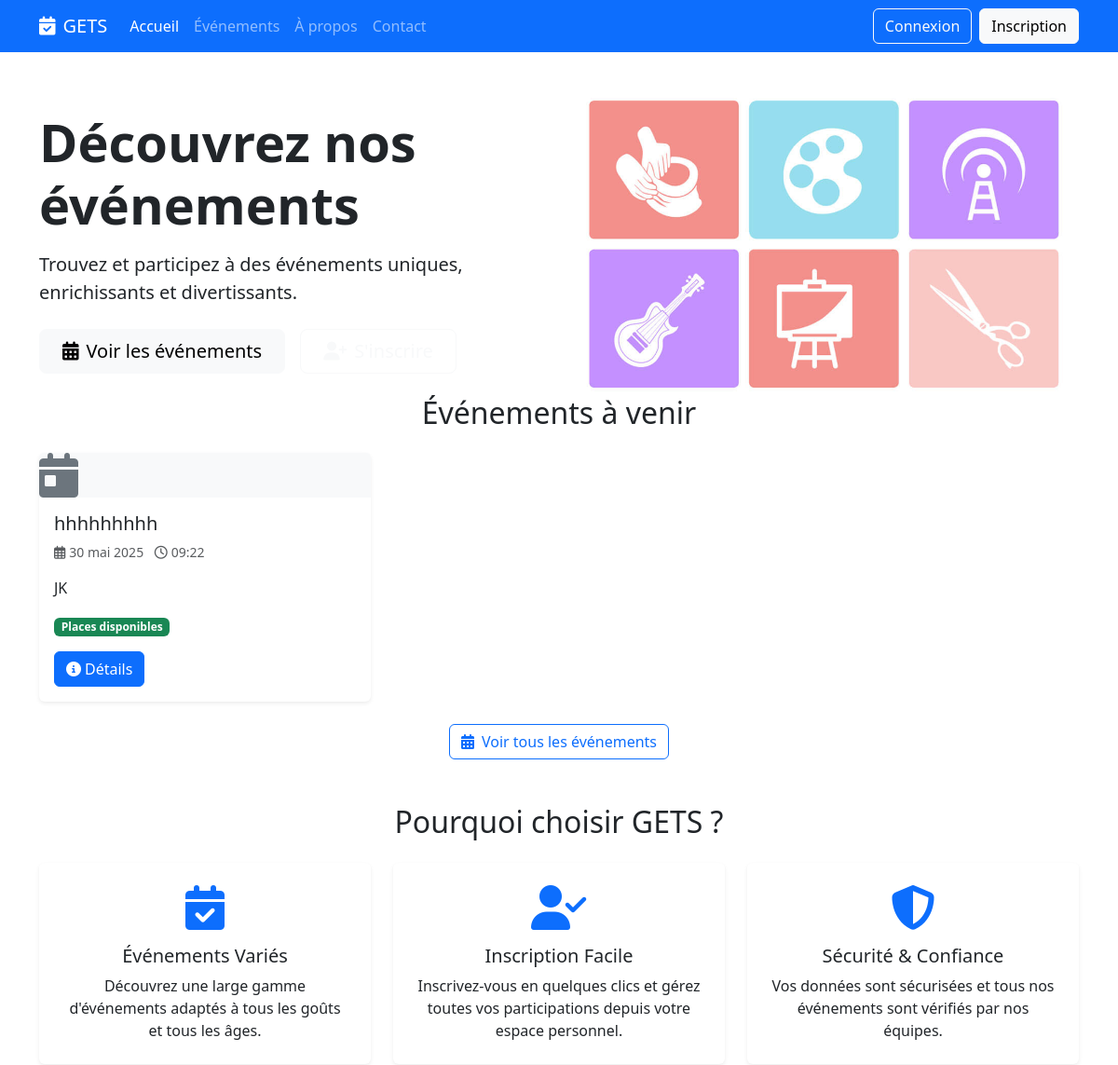
/ (upper part), run on an earlier commit of the app's database.
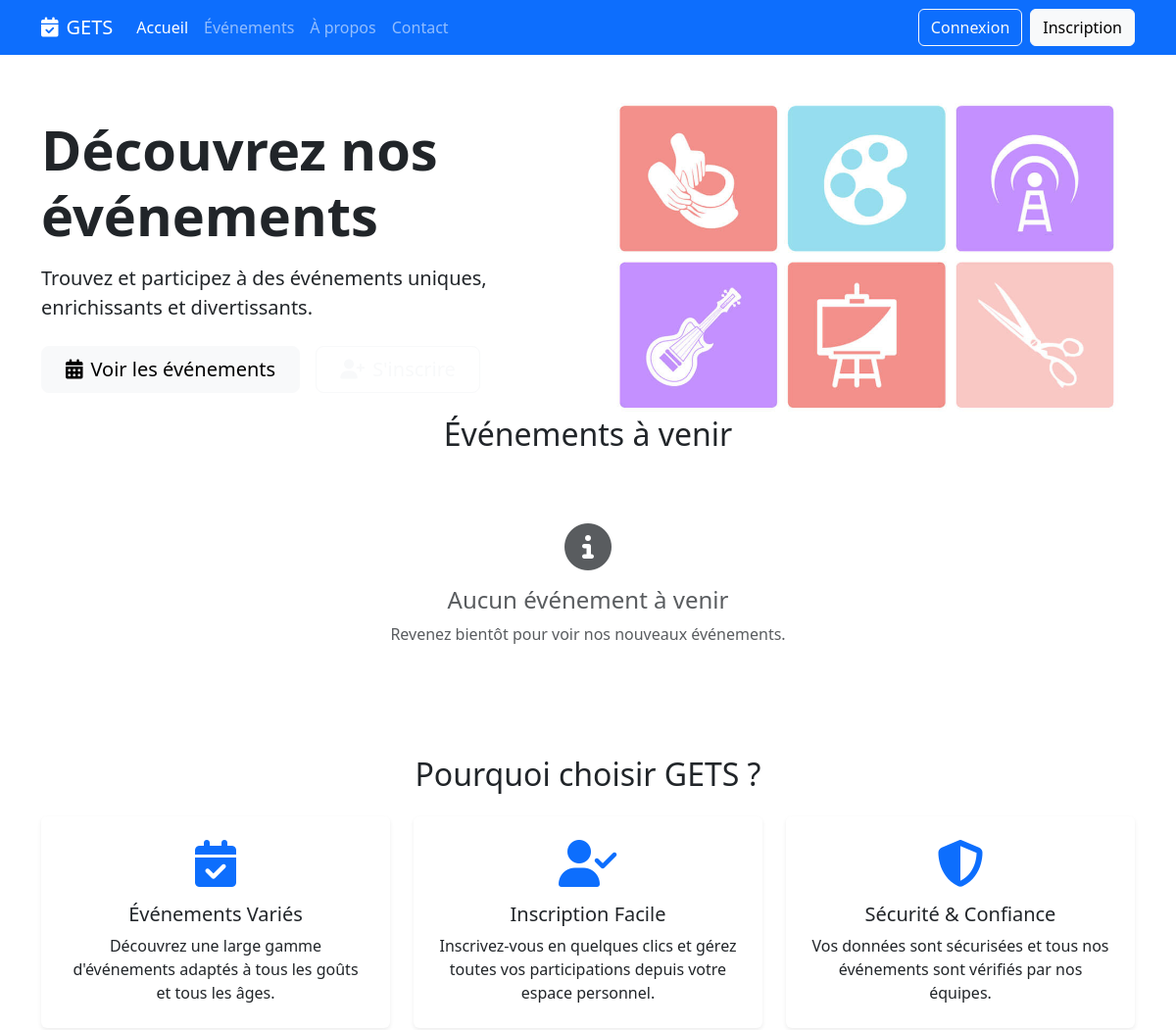
And on a later commit of the database.
### common/models.py (models this page shows, shortened)
class Activite(models.Model):
    nom = models.CharField(max_length=100)
    description = models.TextField(blank=True, null=True)
    duree = models.IntegerField(help_text="Durée en minutes")
    date_debut = models.DateTimeField()
    responsable = models.ForeignKey('Responsable', on_delete=models.SET_NULL, blank=True, null=True, related_name='activites')
    infrastructure = models.ForeignKey('Infrastructure', on_delete=models.SET_NULL, blank=True, null=True, related_name='activites')
    capacite_max = models.IntegerField(blank=True, null=True)
    animateurs = models.ManyToManyField('Animateur', through='ActiviteAnimateur', related_name='activites')
    materiels = models.ManyToManyField('Materiel', through='ActiviteMateriel', related_name='activites')
    created_by = models.ForeignKey('User', on_delete=models.SET_NULL, null=True, related_name='created_activites')
    class Meta:
        db_table = 'activite'
    def est_complete(self):
        if not self.capacite_max:
            return False
        return self.nombre_places_restantes() <= 0

### client_portal/views/home_views.py (the view)
# urls.py: path('', home_views.HomeView.as_view(), name='home'),
class HomeView(TemplateView):
    template_name = 'client_portal/home.html'
    def get_context_data(self, **kwargs):
        context = super().get_context_data(**kwargs)
        context['upcoming_activities'] = ActiviteService.get_upcoming_activites(6)
        return context

### common/services/activite_service.py (called while the page is built)
    @staticmethod
    def get_upcoming_activites(limit=None):
        activites = Activite.objects.filter(
            date_debut__gte=timezone.now()
        ).order_by('date_debut')
        if limit:
            activites = activites[:limit]
        return activites

### client_portal/templates/client_portal/home.html (shortened to what the changed rows need)
{% extends "client_portal/base.html" %}
{% block content %}
<div class="hero-section">
    <div class="container">
        <div class="row align-items-center">
            <div class="col-lg-6">
                <h1 class="display-4 fw-bold mb-3">Découvrez nos événements</h1>
            </div>
        </div>
    </div>
</div>
<div class="container">
    <section class="mb-5">
        <h2 class="text-center mb-4">Événements à venir</h2>
        <div class="row g-4">
            {% for activity in upcoming_activities %}
            <div class="col-md-6 col-lg-4">
                <div class="card h-100 border-0 shadow-sm event-card">
                    <div class="card-img-top bg-light event-placeholder">
                        <i class="fas fa-calendar-day fa-3x text-secondary"></i>
                    </div>
                    <div class="card-body">
                        <h5 class="card-title">{{ activity.nom }}</h5>
                        <p class="card-text text-muted small">
                            <i class="far fa-calendar-alt me-1"></i>{{ activity.date_debut|date:"j F Y" }}
                            <i class="far fa-clock ms-2 me-1"></i>{{ activity.date_debut|date:"H:i" }}
                        </p>
                        <p class="card-text">{{ activity.description|truncatechars:100 }}</p>
                        {% if activity.est_complete %}
                        <div class="mb-3"><span class="badge bg-danger">Complet</span></div>
                        {% else %}
                        <div class="mb-3"><span class="badge bg-success">Places disponibles</span></div>
                        {% endif %}
                        <a href="{% url 'client_portal:event_detail' activity.pk %}" class="btn btn-primary">
                            <i class="fas fa-info-circle me-1"></i>Détails
                        </a>
                    </div>
                </div>
            </div>
            {% empty %}
            <div class="col-12 text-center py-5">
                <div class="text-muted">
                    <i class="fas fa-info-circle fa-3x mb-3"></i>
                    <h4>Aucun événement à venir</h4>
                    <p>Revenez bientôt pour voir nos nouveaux événements.</p>
                </div>
            </div>
            {% endfor %}
        </div>
        {% if upcoming_activities %}
        <div class="text-center mt-4">
            <a href="{% url 'client_portal:event_list' %}" class="btn btn-outline-primary">
                <i class="fas fa-calendar-alt me-2"></i>Voir tous les événements
            </a>
        </div>
        {% endif %}
    </section>
    <section class="mb-5">
        <h2 class="text-center mb-4">Pourquoi choisir GETS ?</h2>
    </section>
</div>
{% endblock %}

What changed in the data, as far as the page shows it:
removed Activite: nom "hhhhhhhhh", date_debut "30 mai 2025", date_debut "09:22", description "JK", shows "Places disponibles"
Also different on the page:
text no longer shown: "Voir tous les événements"
text now shown: "Aucun événement à venir Revenez bientôt pour voir nos nouveaux événements."
